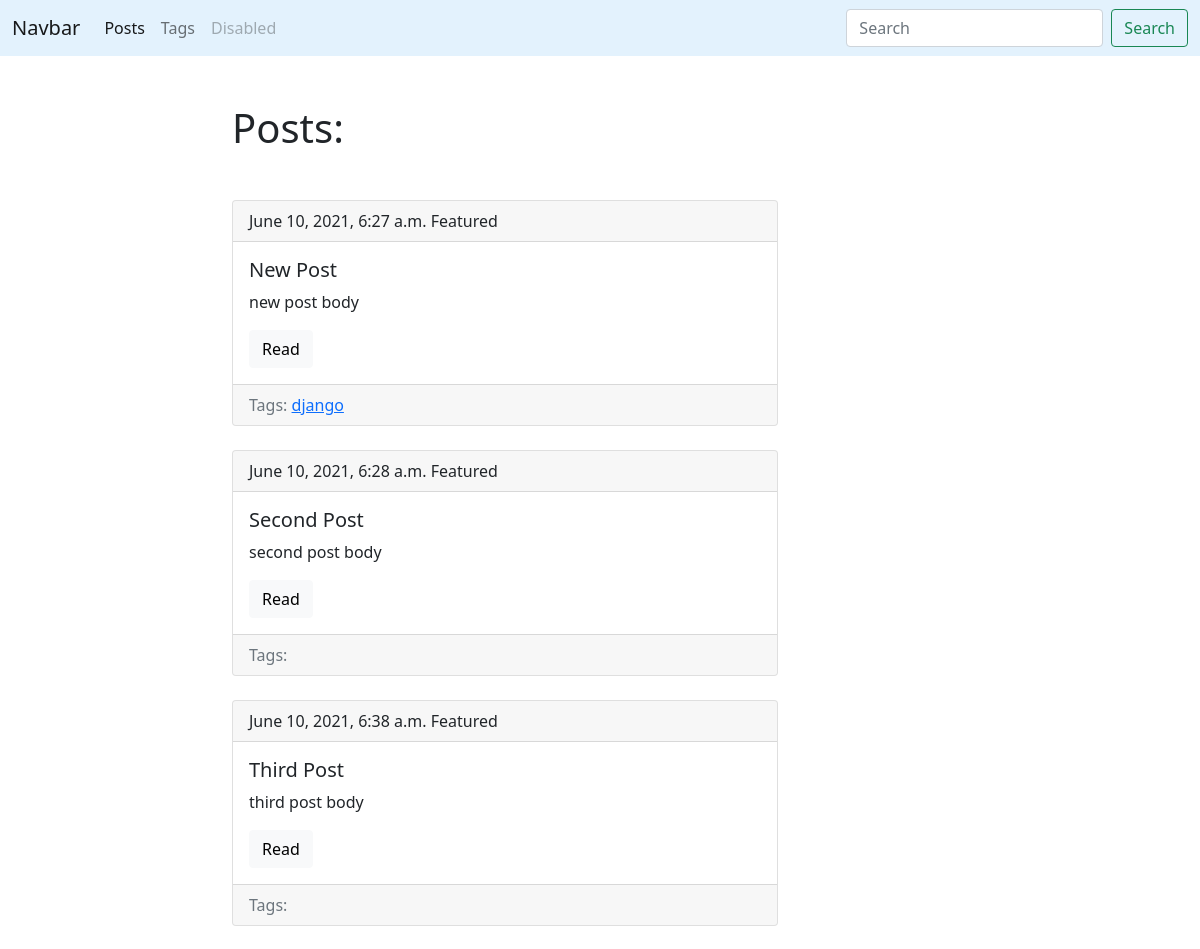
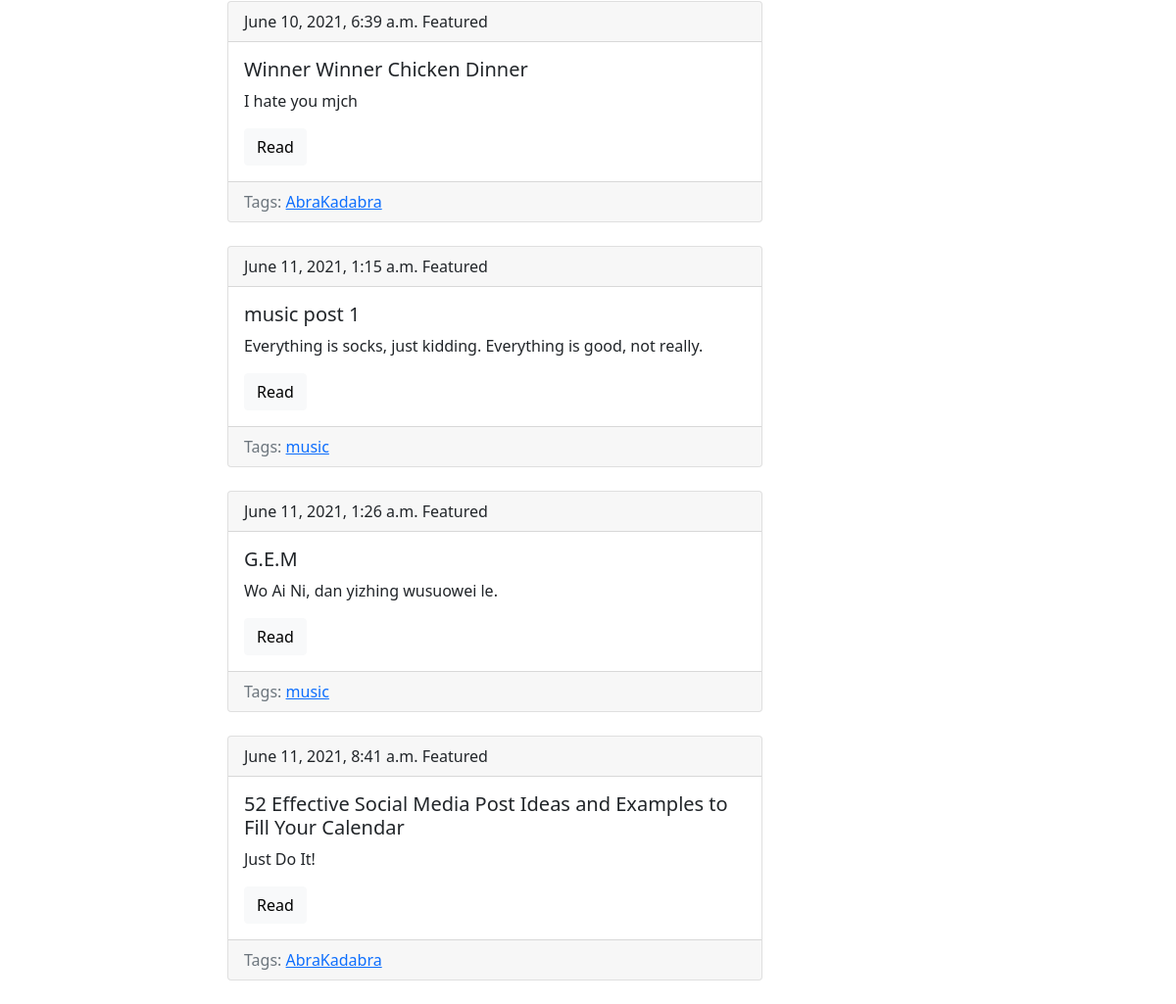
Screenshot of /blog/ with the database file from the repository (2 pictures, top to bottom).
### blog/models.py (models this page shows, shortened)
class Post(models.Model):
    title = models.CharField(max_length=150, db_index=True)
    slug = models.SlugField(max_length=150, blank=True, unique=True)
    body = models.TextField(blank=True, db_index=True)
    tags = models.ManyToManyField('Tag', blank=True, related_name='posts')
    date_pub = models.DateTimeField(auto_now_add=True)
    def get_absolute_url(self):
        return reverse('post_detail_url', kwargs={'slug': self.slug})

class Tag(models.Model):
    title = models.CharField(max_length=50)
    slug = models.SlugField(max_length=50, unique=True)
    def get_absolute_url(self):
        return reverse('tag_detail_url', kwargs={'slug': self.slug})

### blog/views.py (the view)
# urls.py: path('', posts_list, name='posts_list_url'),
def posts_list(request):
    posts = Post.objects.all()
    return render(request, 'blog/index.html', context={'posts': posts})

### blog/templates/blog/index.html
{% extends 'blog/base_blog.html' %}
{% block content %}
    <h1 class="mb-5">Posts:</h1>
    {% for post in posts %}
        {% include 'blog/includes/post_card_template.html' %}
    {% endfor %}
{% endblock %}

### blog/templates/blog/includes/post_card_template.html
<div class="card mb-4">
    <div class="card-header">
        {{ post.date_pub }}
      Featured
    </div>
    <div class="card-body">
      <h5 class="card-title">{{ post.title }}</h5>
      <p class="card-text">{{ post.body|truncatewords:15 }}</p>
      <a href="{{ post.get_absolute_url }}" class="btn btn-light">Read</a>
    </div>
    <div class="card-footer text-muted">
        Tags:
        {% for tag in post.tags.all %}
            <a href="{{ tag.get_absolute_url }}">{{ tag.title }}</a>
        {% endfor %}
    </div>
</div>

### rows the page displays
Post: date_pub "June 10, 2021, 6:27 a.m.", title "New Post", body "new post body"
Tag: title "django"
Post: date_pub "June 10, 2021, 6:28 a.m.", title "Second Post", body "second post body"
Post: date_pub "June 10, 2021, 6:38 a.m.", title "Third Post", body "third post body"
Post: date_pub "June 10, 2021, 6:39 a.m.", title "Winner Winner Chicken Dinner", body "I hate you mjch"
Tag: title "AbraKadabra"
Post: date_pub "June 11, 2021, 1:15 a.m.", title "music post 1", body "Everything is socks, just kidding. Everything is good, not really."
Tag: title "music"
Post: date_pub "June 11, 2021, 1:26 a.m.", title "G.E.M", body "Wo Ai Ni, dan yizhing wusuowei le."
Post: date_pub "June 11, 2021, 8:41 a.m.", title "52 Effective Social Media Post Ideas and Examples to Fill Your Calendar", body "Just Do It!"
